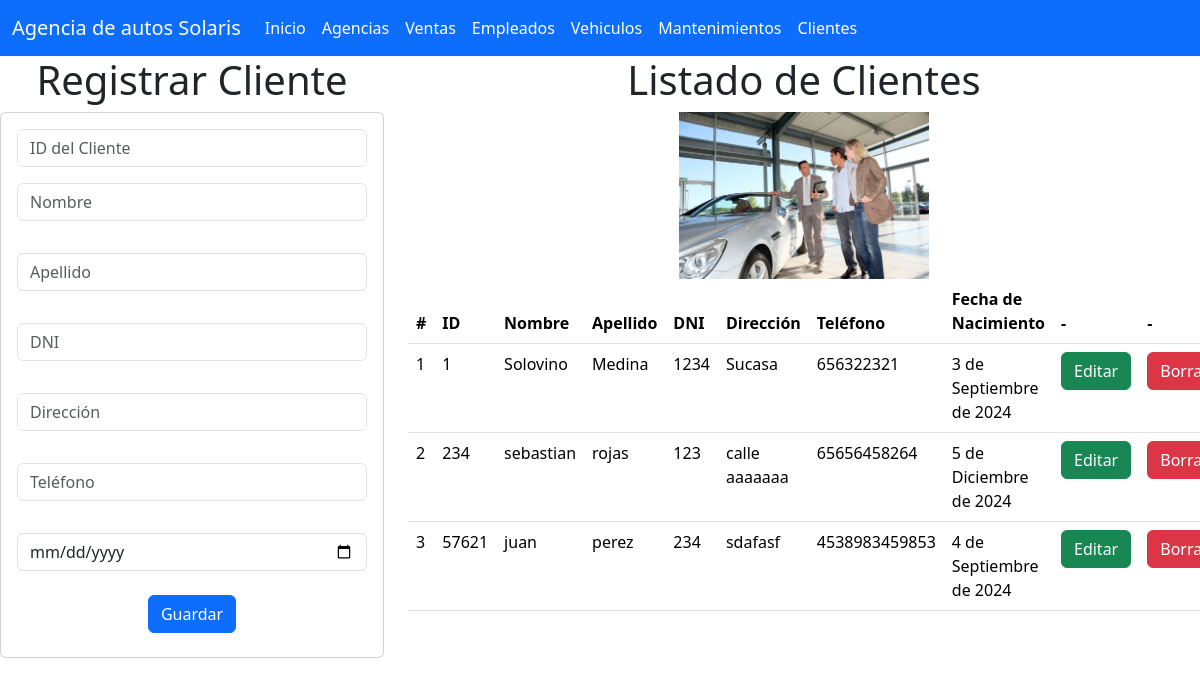
The page /cliente_app/clientes on the database its author committed.
### cliente_app/models.py (models this page shows, shortened)
class Cliente(models.Model):
    id_cliente = models.IntegerField(primary_key=True)
    nombre = models.CharField(max_length=255)
    apellido = models.CharField(max_length=255)
    dni = models.IntegerField()
    direccion = models.CharField(max_length=255)
    telefono = models.IntegerField()
    fecha_nacimiento = models.DateField()

### cliente_app/views.py (the view)
# urls.py: path("clientes",views.clientes,name="clientes"),
def clientes(request):
    losclientes = Cliente.objects.all()
    return render(request, 'gestionarClientes.html', {"misclientes": losclientes})

### cliente_app/templates/gestionarClientes.html (shortened to what this page needs)
{% extends "base.html" %}
{% load static %}
{% block cuerpo %}
<div class="row">
  <div class="col-sm-12 col-md-4 col-lg-4 col-xl-4">
    <h1>Registrar Cliente</h1>
    <div class="card">
      <div class="card-body">
        <form action="{% url 'registrarCliente' %}" method="POST">
          <div class="form-group">
            <input type="number" id="txtid_cliente" name="txtid_cliente" class="form-control" placeholder="ID del Cliente" required>
          </div>
          <div class="form-group py-3">
            <input type="text" id="txtnombre" name="txtnombre" class="form-control" placeholder="Nombre" maxlength="255" required>
          </div>
          <div class="form-group py-3">
            <input type="text" id="txtapellido" name="txtapellido" class="form-control" placeholder="Apellido" maxlength="255" required>
          </div>
          <div class="form-group py-3">
            <input type="number" id="numdni" name="numdni" class="form-control" placeholder="DNI" required>
          </div>
          <div class="form-group py-3">
            <input type="text" id="txtdireccion" name="txtdireccion" class="form-control" placeholder="Dirección" required>
          </div>
          <div class="form-group py-3">
            <input type="number" id="numtelefono" name="numtelefono" class="form-control" placeholder="Teléfono" required>
          </div>
          <div class="form-group py-3">
            <input type="date" id="datefecha_nacimiento" name="datefecha_nacimiento" class="form-control" placeholder="Fecha de Nacimiento" required>
          </div>
          <div class="form-group py-2">
            <button type="submit" class="btn btn-primary">Guardar</button>
          </div>
        </form>
      </div>
    </div>
  </div>
  <div class="col-sm-12 col-md-8 col-lg-8 col-xl-8">
    <h1>Listado de Clientes</h1>
    <img src="{% static 'img/clientes.jpg' %}" style="width: 250px;" alt="Ejemplo de imagen">
    <div class="table-responsive">
      <table class="table">
        <thead>
          <tr>
            <th scope="col">#</th>
            <th scope="col">ID</th>
            <th scope="col">Nombre</th>
            <th scope="col">Apellido</th>
            <th scope="col">DNI</th>
            <th scope="col">Dirección</th>
            <th scope="col">Teléfono</th>
            <th scope="col">Fecha de Nacimiento</th>
            <th scope="col">-</th>
            <th scope="col">-</th>
          </tr>
        </thead>
        <tbody>
          {% for cliente in misclientes %}
          <tr>
            <td>{{ forloop.counter }}</td>
            <td>{{ cliente.id_cliente }}</td>
            <td>{{ cliente.nombre }}</td>
            <td>{{ cliente.apellido }}</td>
            <td>{{ cliente.dni }}</td>
            <td>{{ cliente.direccion }}</td>
            <td>{{ cliente.telefono }}</td>
            <td>{{ cliente.fecha_nacimiento}}</td>
            <td><a href="seleccionarCliente/{{ cliente.id_cliente }}" class="btn btn-success">Editar</a></td>
            <td><a href="borrarCliente/{{ cliente.id_cliente }}" class="btn btn-danger">Borrar</a></td>
          </tr>
          {% endfor %}
        </tbody>
      </table>
    </div>
  </div>
{% endblock %}

### rows shown on the page
Cliente: id_cliente "1", nombre "Solovino", apellido "Medina", dni "1234", direccion "Sucasa", telefono "656322321", fecha_nacimiento "3 de Septiembre de 2024"
Cliente: id_cliente "234", nombre "sebastian", apellido "rojas", dni "123", direccion "calle aaaaaaa", telefono "65656458264", fecha_nacimiento "5 de Diciembre de 2024"
Cliente: id_cliente "57621", nombre "juan", apellido "perez", dni "234", direccion "sdafasf", telefono "4538983459853", fecha_nacimiento "4 de Septiembre de 2024"
